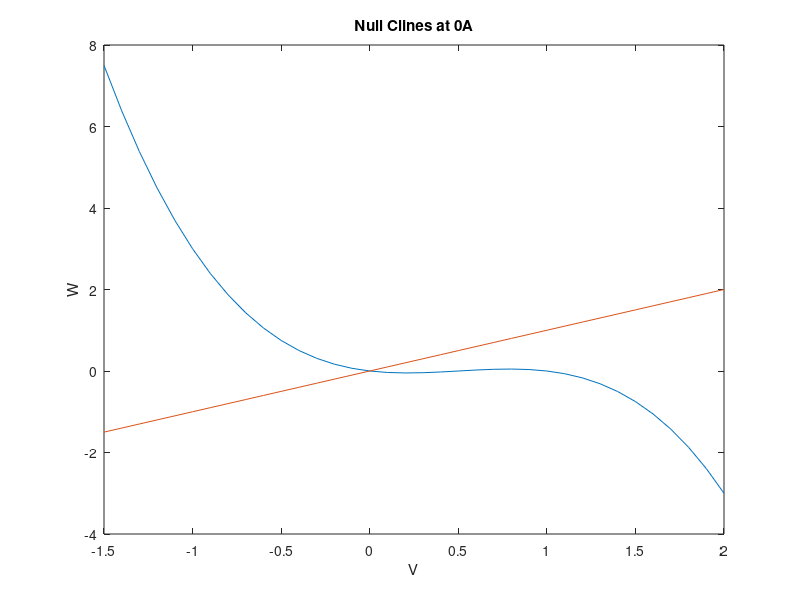

Write the MATLAB code that produced this figure. (Note: this script raises an error after producing the figure.)
%Parth Doshi
%BE17B024
%Case 1

a = 0.5;
b = 0.1;
r = 0.1;

%For Case 1, I = 0
I = 0;

%Null-cline in the range -1.5 to 2
v_i = -1.5:0.1:2;
w = v_i.*(a-v_i).*(v_i-1) + I;

plot(v_i,w);
hold on
ax = gca;
ylabel({'W'});
xlabel({'V'});
title({'Null Clines at 0A'});

w_i = -1.5:0.1:2;
v = r.*w_i/b;
plot(w_i,v);

%Phase plots
[vp,wp] = gen_fhn(0,0.4,0);
%[vp,wp] = gen_fhn(0,0.6,0);
a = plot(vp,wp);
title({'Trajectory'});

hold off

%Plot for V vs time
t = 0:0.1:100;
plot(t,vp);
hold on
ax = gca;
ylabel({'V'});
xlabel({'t(s)'});
title({'V vs time'});

%Plot for W vs time
t = 0:0.1:100;
plot(t,wp);
hold on
ax = gca;
ylabel({'W'});
xlabel({'t(s)'});
title({'W vs time'});